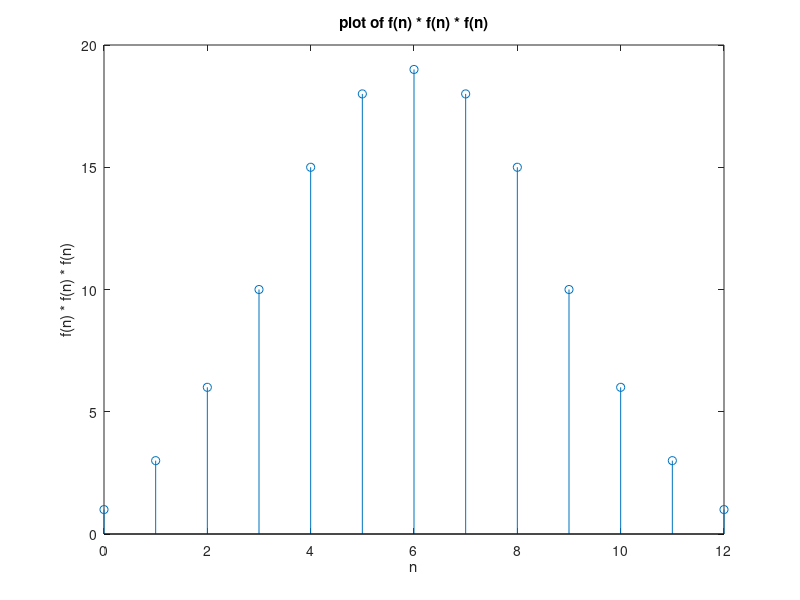

The MATLAB script that drew this image:
n = 0 : 4;
f = (n >= 0) - (n >= 5);
b = conv(conv(f,f), f);
m = 0 : 12;
stem(m, b)
xlabel('n')
ylabel('f(n) * f(n) * f(n)')
title('plot of f(n) * f(n) * f(n)')